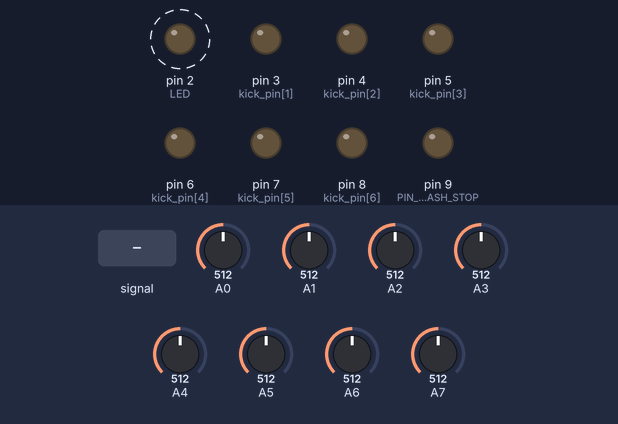
The sketch below on a simulated Arduino Uno, built with avr-gcc and run on an emulated ATmega328P. Parts: output pins drawn as LEDs (lit = HIGH). Dashed ring = blinking. The inputs (shaded band) are chosen by the test bench; at power-on: A7 = 512, A0 = 512, A1 = 512, A2 = 512, A3 = 512, A4 = 512, A5 = 512, A6 = 512. What the sketch prints to the serial monitor is not drawn.

Above: at 1.2 s.
1.3 s: A0 fed a 200 Hz sine of ±81 counts around its level
4.3 s: A7 set to 992
7.3 s: A0 set to 30
Timing chart, 0 to 16.3 s (numbered marks = the images above; inputs shaded):
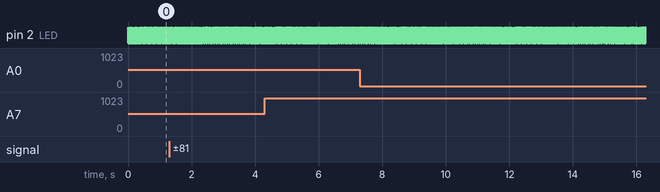

Measured:
- by itself, pin 2 (LED): alternates HIGH for 0.02 s and LOW for 0.03 s

The sketch:

MIDIard.ino
```cpp
#define LED 02

#define PIEZ_CNT 8
#define DRUM_CHANEL 8

#define ANOTHER_MUTE_PIN_
#define SHOW_

#define CRASH 0
// #define CRASHC 54
#define PIN_CRASH_STOP 9
#define OPEN_HAT 90
//#define OPENING_HAT 200
#define KANAL_HAT 1
#define KNOPKA_HAT 100


int kick_treshold[PIEZ_CNT]={200,200,200,200,200,600,200,200};


long kick_mute_time[PIEZ_CNT]={60000,50000,50000,50000,50000,50000,50000,50000};


byte kick_note[PIEZ_CNT]={10,20,30,40,50,60,70,80};


bool mute[PIEZ_CNT]={1,1,1,1,1,1,1,1};


const uint8_t kick_pin[PIEZ_CNT]={2,3,4,5,6,7,8,9};

#ifdef ANOTHER_MUTE_PIN
  const uint8_t stop_pin[PIEZ_CNT]={2,3,4,5,6,7,8,9};
#endif

int kick_val[PIEZ_CNT];
int velocity;

uint32_t tm[PIEZ_CNT], tm_led;
byte cnt=0, piez_idx=0;

void noteOn(int chan, int note, int velocity) {
    Serial.write( (0x90 | chan) );
    Serial.write(note);
    Serial.write(velocity);
}

void noteOff(int chan, int note, int velocity) {
    Serial.write( (0x80 | chan) );
    Serial.write(note);
    Serial.write(velocity);
}


void setup() {
  Serial.begin(115200);
  //Serial.begin(31250);
   pinMode(LED, OUTPUT);

   pinMode(PIN_CRASH_STOP, INPUT);
   pinMode(KNOPKA_HAT, INPUT);

  digitalWrite(LED, LOW);
  for (byte i=0; i<PIEZ_CNT; i++) {
    digitalWrite(kick_pin[i], LOW);
    pinMode(kick_pin[i], INPUT);
#ifdef ANOTHER_MUTE_PIN
    digitalWrite(stop_pin[i], LOW);
    pinMode(stop_pin[i], INPUT);
#endif
  }


  ADCSRA |= (1 << ADPS2);
  ADCSRA &= ~ ((1 << ADPS1) | (1 << ADPS0));
}


void loop(){

if (mute[CRASH] == false) {
      if (digitalRead[PIN_CRASH_STOP] == LOW) {
        noteOn (DRUM_CHANEL,kick_note[CRASH],0);
        //noteOn (DRUM_CHANEL,kick_note[CRASHC],127);
                                              }
                           }

    if(piez_idx>0) piez_idx--; else piez_idx=PIEZ_CNT-1;

    int adc = analogRead(kick_pin[piez_idx]);
    if (adc > kick_treshold[piez_idx]) {
      if ( tm[piez_idx] == 0 ){
        tm[piez_idx] = micros() + 2000;
        kick_val[piez_idx] = 0;
        digitalWrite(LED, HIGH);
        tm_led = millis()+10;
      }
    }

    if (tm_led > 0) {
      if (millis() > tm_led) {
        tm_led = 0;
        digitalWrite(LED, LOW);
      }
    }

    if ( tm[piez_idx] > 0 ) {
      if ( micros() > tm[piez_idx] ) {
        if ( mute[piez_idx] ) {
          mute[piez_idx] = false;
          velocity = 127;

          if (velocity > 127) velocity = 127;
          if (piez_idx == KANAL_HAT){
              if (digitalRead(KNOPKA_HAT) == LOW ){
              //
                }
                else {
                  noteOn(DRUM_CHANEL,kick_note[piez_idx],velocity);
                }
              }
          else {
          noteOn(DRUM_CHANEL, kick_note[piez_idx], velocity);
          }
          tm[piez_idx] += kick_mute_time[piez_idx];


          #ifdef ANOTHER_MUTE_PIN
            pinMode(stop_pin[piez_idx], OUTPUT);
          #else
            pinMode(kick_pin[piez_idx], OUTPUT);
          #endif
          #ifdef SHOW
            cnt++;
            velocity = kick_val[piez_idx];
            Serial.print("IDX="); Serial.print(chan);
            Serial.print(" Vel="); Serial.print(velocity);
            Serial.print(" cnt="); Serial.println(note);
          #endif
        }
      }
      if ( kick_val[piez_idx] < adc ) {
        kick_val[piez_idx] = adc;
      }

      if ( micros() >  tm[piez_idx] ) {

        tm[piez_idx] = 0;
        mute[piez_idx] = true;

        #ifdef ANOTHER_MUTE_PIN
          pinMode(stop_pin[piez_idx], INPUT);
        #else
          pinMode(kick_pin[piez_idx], INPUT);
        #endif

      }
    }
}
```
